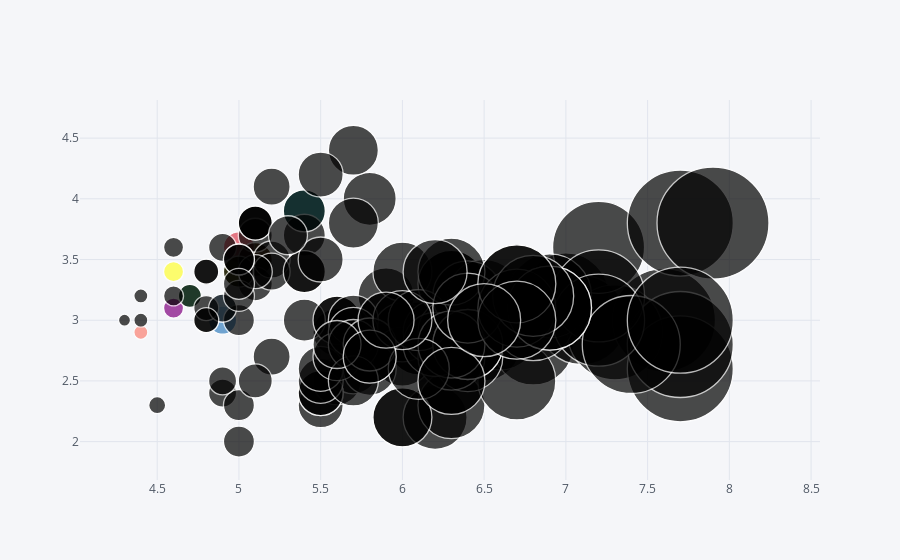

The notebook cell saved with this chart:
### Code cell
df.iplot(x='sepal_length',y='sepal_width',kind='bubble',size='sepal_length')

### Figure 1 — Plotly figure (JSON) as saved in the notebook; plotly's stock layout.template omitted (floating-point values rounded to 4 significant figures; data arrays with more than 128 entries replaced by an {"elided": "..."} marker saying what was removed)
{"data": [{"marker": {"color": ["rgb(255, 153, 51)", "rgb(55, 128, 191)", "rgb(50, 171, 96)", "rgb(128, 0, 128)", "rgb(219, 64, 82)", "rgb(0, 128, 128)", "rgb(255, 255, 51)", "rgb(128, 128, 0)", "rgb(251, 128, 114)", "rgb(128, 177, 211)"], "line": {"width": 1.3}, "size": {"elided": "150 int values"}, "symbol": "circle"}, "mode": "markers", "text": "", "type": "scatter", "x": {"elided": "150 float values"}, "y": {"elided": "150 float values"}}], "layout": {"legend": {"bgcolor": "#F5F6F9", "font": {"color": "#4D5663"}}, "paper_bgcolor": "#F5F6F9", "plot_bgcolor": "#F5F6F9", "title": {"font": {"color": "#4D5663"}}, "xaxis": {"gridcolor": "#E1E5ED", "showgrid": true, "tickfont": {"color": "#4D5663"}, "title": {"font": {"color": "#4D5663"}, "text": ""}, "zerolinecolor": "#E1E5ED"}, "yaxis": {"gridcolor": "#E1E5ED", "showgrid": true, "tickfont": {"color": "#4D5663"}, "title": {"font": {"color": "#4D5663"}, "text": ""}, "zerolinecolor": "#E1E5ED"}}}
